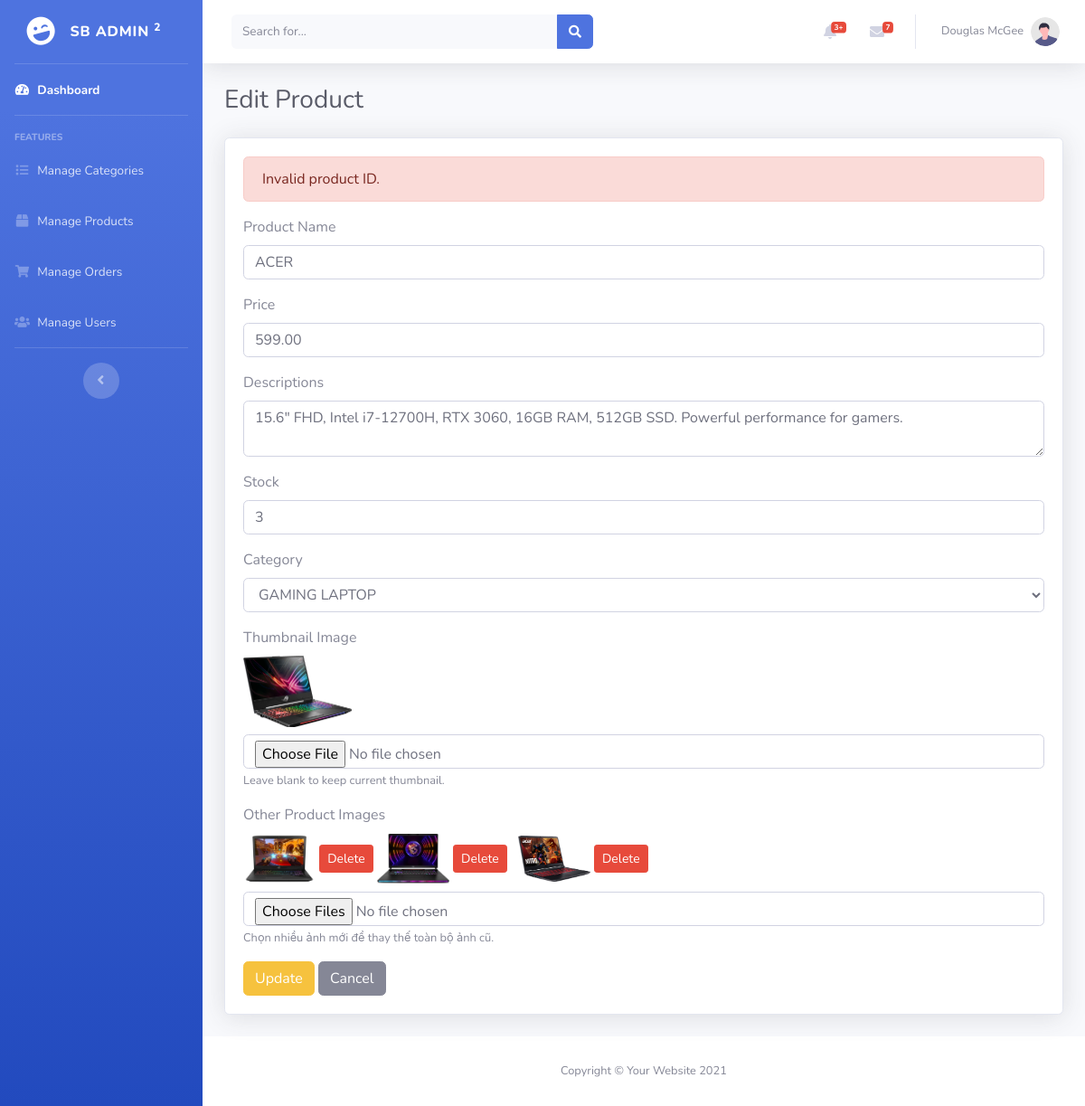
/admin/products/edit.php?id=6, run on the app's committed database.
### tables this page shows
CREATE TABLE `products` (
  `id` int(11) NOT NULL,
  `name` varchar(255) NOT NULL,
  `price` decimal(10,2) NOT NULL,
  `descriptions` text DEFAULT NULL,
  `thumbnail` varchar(255) DEFAULT NULL,
  `stock` int(11) DEFAULT 0,
  `category_id` int(11) DEFAULT NULL,
  `created_at` datetime DEFAULT current_timestamp(),
  `updated_at` datetime DEFAULT current_timestamp() ON UPDATE current_timestamp(),
  `avg_rate` float DEFAULT 0
);

CREATE TABLE `categories` (
  `id` int(11) NOT NULL,
  `name` varchar(255) NOT NULL
);

CREATE TABLE `product_images` (
  `id` int(11) NOT NULL,
  `image_url` varchar(255) NOT NULL,
  `product_id` int(11) NOT NULL
);

### admin/products/edit.php (the view, shortened to what this page needs)
<?php
require_once dirname(__DIR__, 2) . '/config/database.php';
$id = $_GET['id'] ?? '';
$error = '';
if ($id) {
    $stmt = $conn->prepare('SELECT * FROM products WHERE id = :id');
    $stmt->bindParam(':id', $id, PDO::PARAM_INT);
    $stmt->execute();
    $product = $stmt->fetch(PDO::FETCH_ASSOC);
    $img_stmt = $conn->prepare('SELECT * FROM product_images WHERE product_id = :product_id');
    $img_stmt->bindParam(':product_id', $id, PDO::PARAM_INT);
    $img_stmt->execute();
    $product_images = $img_stmt->fetchAll(PDO::FETCH_ASSOC);
}
if ($_SERVER['REQUEST_METHOD'] === 'POST' && isset($_POST['delete_image_id']) && $id) {
    $delete_id = intval($_POST['delete_image_id']);
    $img_stmt = $conn->prepare('SELECT image_url FROM product_images WHERE id = :id AND product_id = :product_id');
    $img_stmt->execute([':id' => $delete_id, ':product_id' => $id]);
    $img = $img_stmt->fetch(PDO::FETCH_ASSOC);
    if ($img) {
        $img_path = dirname(__DIR__, 2) . '/' . $img['image_url'];
        if (file_exists($img_path)) {
            unlink($img_path);
        }
        $conn->prepare('DELETE FROM product_images WHERE id = :id')->execute([':id' => $delete_id]);
    }
    header('Location: edit.php?id=' . $id);
    exit;
} else {
    $error = 'Invalid product ID.';
}
$cat_stmt = $conn->query('SELECT id, name FROM categories ORDER BY name ASC');
$categories = $cat_stmt->fetchAll(PDO::FETCH_ASSOC);
?>
<?php include dirname(__DIR__) . '/../admin/admin_header.php'; ?>
<div class="container-fluid mt-4">
    <h1 class="h3 mb-4 text-gray-800">Edit Product</h1>
    <div class="card shadow mb-4">
        <div class="card-body">
            <?php if ($error): ?>
                <div class="alert alert-danger"><?= htmlspecialchars($error) ?></div>
            <?php endif; ?>
            <?php if ($product): ?>
                <form method="post" enctype="multipart/form-data">
                    <div class="form-group">
                        <label for="name">Product Name</label>
                        <input type="text" class="form-control" id="name" name="name" value="<?= htmlspecialchars($product['name']) ?>" required>
                    </div>
                    <div class="form-group">
                        <label for="price">Price</label>
                        <input type="number" step="0.01" class="form-control" id="price" name="price" value="<?= htmlspecialchars($product['price']) ?>" required>
                    </div>
                    <div class="form-group">
                        <label for="descriptions">Descriptions</label>
                        <textarea class="form-control" id="descriptions" name="descriptions"><?= htmlspecialchars($product['descriptions']) ?></textarea>
                    </div>
                    <div class="form-group">
                        <label for="stock">Stock</label>
                        <input type="number" class="form-control" id="stock" name="stock" value="<?= htmlspecialchars($product['stock']) ?>">
                    </div>
                    <div class="form-group">
                        <label for="category_id">Category</label>
                        <select class="form-control" id="category_id" name="category_id" required>
                            <?php foreach ($categories as $cat): ?>
                                <option value="<?= $cat['id'] ?>" <?= $cat['id'] == $product['category_id'] ? 'selected' : '' ?>><?= htmlspecialchars($cat['name']) ?></option>
                            <?php endforeach; ?>
                        </select>
                    </div>
                    <div class="form-group">
                        <label for="thumbnail">Thumbnail Image</label>
                        <?php if (!empty($product['thumbnail'])): ?>
                            <div class="mb-2"><img src="../../<?= htmlspecialchars($product['thumbnail']) ?>" alt="Thumbnail" style="max-width:120px;"></div>
                        <?php endif; ?>
                        <input type="file" class="form-control" id="thumbnail" name="thumbnail" accept="image/*">
                        <small class="form-text text-muted">Leave blank to keep current thumbnail.</small>
                    </div>
                    <div class="form-group">
                        <label for="images">Other Product Images</label>
                        <?php if ($product_images): ?>
                            <div class="mb-2">
                                <?php foreach ($product_images as $img): ?>
                                    <form method="post" style="display:inline-block;margin-right:8px;">
                                        <img src="../../<?= htmlspecialchars($img['image_url']) ?>" alt="Product Image" style="max-width:80px;vertical-align:middle;">
                                        <button type="submit" class="btn btn-sm btn-danger" onclick="return confirm('Delete this image?');">Delete</button>
                                    </form>
                                <?php endforeach; ?>
                            </div>
                        <?php endif; ?>
                        <input type="file" class="form-control" id="images" name="images[]" accept="image/*" multiple>
                        <small class="form-text text-muted">Chọn nhiều ảnh mới để thay thế toàn bộ ảnh cũ.</small>
                    </div>
                    <button type="submit" class="btn btn-warning">Update</button>
                    <a href="index.php" class="btn btn-secondary">Cancel</a>
                </form>
            <?php endif; ?>
        </div>
    </div>
</div>
<?php include dirname(__DIR__) . '/../admin/admin_footer.php'; ?>

### data on the page
products: name "ACER", price "599.00", descriptions "15.6\" FHD, Intel i7-12700H, RTX 3060, 16GB RAM, 512GB SSD. Powerful performance for gamers.", stock "3", category_id "GAMING LAPTOP", thumbnail (picture)
product_images: image_url (picture)
product_images: image_url (picture)
product_images: image_url (picture)

### other printed values
$error "Invalid product ID."
